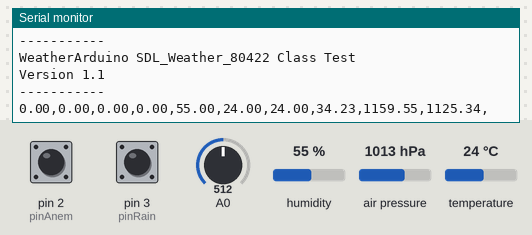
Simulated run of this sketch. Board: Arduino Uno, built with avr-gcc and run on an emulated ATmega328P. On the bench: the last lines printed to the serial monitor. Inputs (shaded band) come from the test bench; at power-on: humidity 55 %, A0 = 512, pin 2 (pinAnem) HIGH, pin 3 (pinRain) HIGH, air pressure 1013 hPa, temperature 24 °C.

Above: at 1.2 s.
1.3 s: humidity set to 22 %
At 4.1 s:
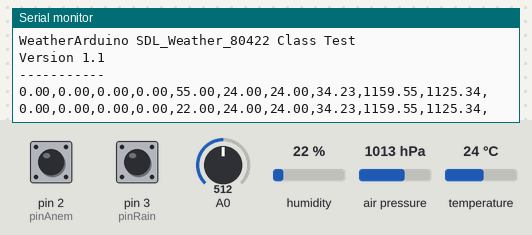
4.5 s: A0 set to 716
At 7.4 s:
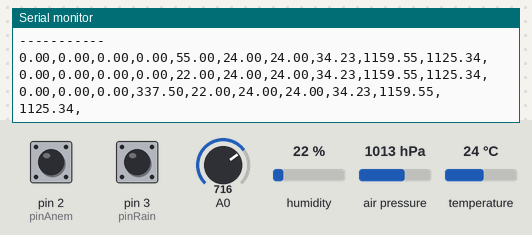
7.7 s: pin 2 (pinAnem) pulled LOW for 2.8 s
12.0 s: pin 3 (pinRain) pulled LOW for 2.8 s
At 16.1 s:
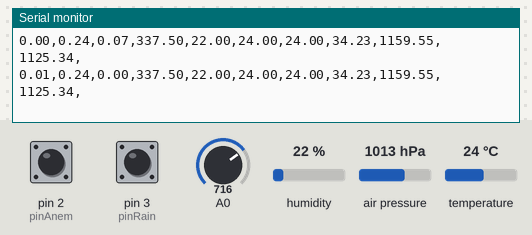
16.3 s: air pressure set to 952 hPa
At 19.3 s:
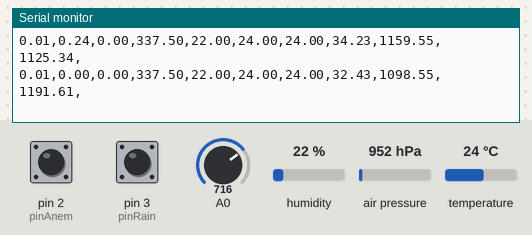
19.5 s: temperature set to 12 °C
At 22.8 s:
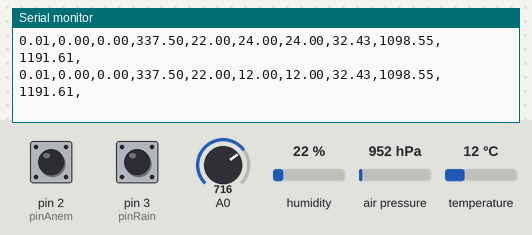

The sketch:

SDL_Weather_Board.ino
```cpp
/*
  SDL_Weather_80422.cpp - Library for SwitchDoc Labs WeatherRack.
  SparkFun Weather Station Meters
  Argent Data Systems
  Created by SwitchDoc Labs July 27, 2014.
  Released into the public domain.
  Version 1.1 - updated constants to suppport 3.3V

  Supports WeatherPiArduino Board www.switchdoc.com

  Modified by K7BBR, Brandon Rasmussen 2018
*/
#include <Wire.h>
#include <Time.h>
#include <Adafruit_AM2315.h>
#include <Adafruit_BMP280.h>
#include "SDL_Weather_80422.h"

#define pinLED     13 // LED connected to digital pin 13
#define pinAnem    2  // Anenometer connected to pin 18 - Int 5 - Mega   Int 0 Uno / Uno pin 2
#define pinRain    3  // Rain Gauge connected to pin 2 - Int 0 - Mega   / Uno Pin 3
#define intAnem    0  // int 0 (for Arduino Uno) Int 5 for mega
#define intRain    1  // int 1
#define ELEV       4.31377 //Elevation factor to add to pressure to get equivalent sea level pressure in inches 4.25377
#define ELEVMB     146.555 //Elevation factor to add to pressure in mb 129.665

// for mega, have to use Port B - only Port B works.
/*
 Arduino Pins         PORT
 ------------         ----
 Digital 0-7          D
 Digital 8-13         B
 Analog  0-5          C
*/

//Initialize the AM2315 Temperature Probe library
Adafruit_AM2315 am2315;

//Initialize the BMP280 Barometer and temperature and alitmeter library
Adafruit_BMP280 bmp; // I2C

// initialize SDL_Weather_80422 library
SDL_Weather_80422 weatherStation(pinAnem, pinRain, intAnem, intRain, A0, SDL_MODE_INTERNAL_AD);

uint8_t i;
float currentWindSpeed;
float currentWindGust;
float totalRain;
float currentPressurePa;
float currentPressureMb;
float currentPressureIn;
float pressureIn;
float pressureMb;

void setup()
{
  Serial.begin(57600);

//Check to see if the AM2315 Temperature/Humidity probe is working
if (! am2315.begin())
    {
     Serial.println("Sensor not found, check wiring & pullups!");
    }

//Check to see if BMp280 senseor is working
if (!bmp.begin())
    {
    Serial.println(F("Could not find a valid BMP280 sensor, check wiring!"));
    //while (1);
    }

 Serial.println("-----------");
 Serial.println("WeatherArduino SDL_Weather_80422 Class Test");
 Serial.println("Version 1.1");
 Serial.println("-----------");
      weatherStation.setWindMode(SDL_MODE_SAMPLE, 5.0);
      //weatherStation.setWindMode(SDL_MODE_DELAY, 5.0);
      totalRain = 0.0;
}

void loop()
{
  currentWindSpeed = weatherStation.current_wind_speed()/1.6;
  currentWindGust = weatherStation.get_wind_gust()/1.6;
  totalRain = totalRain + weatherStation.get_current_rain_total()/25.4;
  Serial.print(totalRain);//0
  Serial.print(",");
  Serial.print(currentWindSpeed);//1
  Serial.print(",");
  Serial.print(currentWindGust);//2
  Serial.print(",");
  Serial.print(weatherStation.current_wind_direction());//3
  Serial.print(",");
  Serial.print(am2315.readHumidity());//4
  delay(50); //AM2315 requires a pause in the query or else you'll get 'nan' for the value
  Serial.print(",");
  Serial.print(am2315.readTemperature());//5
  Serial.print(F(","));
  Serial.print(bmp.readTemperature());//6
  Serial.print(F(","));
  /*Convert air pressure from Pascals to inches and mb */
  currentPressurePa = (bmp.readPressure());
  currentPressureIn = currentPressurePa*0.00029530;
  currentPressureMb =  currentPressurePa/100;
  pressureIn = currentPressureIn + ELEV;
  pressureMb = currentPressureMb +ELEVMB;

  Serial.print(pressureIn, 2);//7
  Serial.print(",");
  Serial.print(pressureMb, 2);//8
  Serial.print(",");
  Serial.print(bmp.readAltitude(pressureMb));//this should be adjusted for your local altimeter setting 9
  Serial.println(",");

  delay(3000);
}
```

SDL_Weather_80422.cpp
```cpp
/*
  SDL_Weather_80422.cpp - Library for SwitchDoc Labs WeatherRack.
   SparkFun Weather Station Meters
  Argent Data Systems
  Created by SwitchDoc Labs July 27, 2014.
  Released into the public domain.
    Version 1.1 - updated constants to suppport 3.3V
    Version 1.6 - Support for ADS1015 in WeatherPiArduino Board February 7, 2015
*/

#include "Arduino.h"

#include <Time.h>
#include "SDL_Weather_80422.h"


#include "Adafruit_ADS1015.h"


Adafruit_ADS1015 ads1015;


//#define NO_PORTC_PINCHANGES // to indicate that port c will not be used for pin change interrupts
//#define NO_PORTD_PINCHANGES // to indicate that port d will not be used for pin change interrupts
//
//#include "PinChangeInt.h"

// private functions


boolean fuzzyCompare(float compareValue, float value)
{
  #define VARYVALUE 0.05

   if ( (value > (compareValue * (1.0-VARYVALUE)))  && (value < (compareValue *(1.0+VARYVALUE))) )
   {

     return true;

   }

   return false;


}

float voltageToDegrees(float value, float defaultWindDirection)
{

  // Note:  The original documentation for the wind vane says 16 positions.  Typically only recieve 8 positions.  And 315 degrees was wrong.

  // For 5V, use 1.0.  For 3.3V use 0.66
#define ADJUST3OR5 0.66
#define PowerVoltage 3.3

  if (fuzzyCompare(3.84 * ADJUST3OR5 , value))
      return 0.0;

  if (fuzzyCompare(1.98 * ADJUST3OR5, value))
      return 22.5;

  if (fuzzyCompare(2.25 * ADJUST3OR5, value))
      return 45;

  if (fuzzyCompare(0.41 * ADJUST3OR5, value))
      return 67.5;

  if (fuzzyCompare(0.45 * ADJUST3OR5, value))
      return 90.0;

  if (fuzzyCompare(0.32 * ADJUST3OR5, value))
      return 112.5;

  if (fuzzyCompare(0.90 * ADJUST3OR5, value))
      return 135.0;

  if (fuzzyCompare(0.62 * ADJUST3OR5, value))
      return 157.5;

  if (fuzzyCompare(1.40 * ADJUST3OR5, value))
      return 180;

  if (fuzzyCompare(1.19 * ADJUST3OR5, value))
      return 202.5;

  if (fuzzyCompare(3.08 * ADJUST3OR5, value))
      return 225;

  if (fuzzyCompare(2.93 * ADJUST3OR5, value))
      return 247.5;

  if (fuzzyCompare(4.62 * ADJUST3OR5, value))
      return 270.0;

  if (fuzzyCompare(4.04 * ADJUST3OR5, value))
      return 292.5;

  if (fuzzyCompare(4.34 * ADJUST3OR5, value))  // chart in documentation wrong
      return 315.0;

  if (fuzzyCompare(3.43 * ADJUST3OR5, value))
      return 337.5;

  //Serial.print(" FAIL WIND DIRECTION");
  return defaultWindDirection;  // return previous value if not found


}


// Interrupt routines
// for mega, have to use Port B - only Port B works.
/*
Interrupt 4 - Pin 19
Interrupt 5 - Pin 18

*/


unsigned long lastWindTime;


void serviceInterruptAnem()
{
  unsigned long currentTime= (unsigned long)(micros()-lastWindTime);

  lastWindTime=micros();
  if(currentTime>1000)   // debounce
  {
     SDL_Weather_80422::_currentWindCount++;
    if(currentTime<SDL_Weather_80422::_shortestWindTime)
    {
     SDL_Weather_80422::_shortestWindTime=currentTime;
    }

  }


}


unsigned long currentRainMin;
unsigned long lastRainTime;

void serviceInterruptRain()
{
  unsigned long currentTime=(unsigned long) (micros()-lastRainTime);

  lastRainTime=micros();
  if(currentTime>500)   // debounce
  {
       SDL_Weather_80422::_currentRainCount++;
//      interrupt_count[19]++;
    if(currentTime<currentRainMin)
    {
     currentRainMin=currentTime;
    }

  }


//  interrupt_count[18]++;


}

long SDL_Weather_80422::_currentWindCount =0;
long SDL_Weather_80422::_currentRainCount =0;
unsigned long SDL_Weather_80422::_shortestWindTime =0;


SDL_Weather_80422::SDL_Weather_80422(int pinAnem, int pinRain, int intAnem, int intRain, int ADChannel, int ADMode)
{
  //pinMode(pinAnem, INPUT);
  //pinMode(pinRain, INPUT);
  _pinAnem = pinAnem;
  _pinRain = pinRain;
  _intAnem = intAnem;
  _intRain = intRain;
  _ADChannel = ADChannel;
  _ADMode = ADMode;


  _currentRainCount = 0;
  _currentWindCount = 0;
  _currentWindSpeed = 0.0;
  _currentWindDirection = 0.0;

  lastWindTime = 0;
  _shortestWindTime = 0xffffffff;

  _sampleTime = 5.0;
  _selectedMode = SDL_MODE_SAMPLE;

  _startSampleTime = micros();

   // set up interrupts


  pinMode(pinAnem, INPUT);	   // pinAnem is input to which a switch is connected
  digitalWrite(pinAnem, HIGH);   // Configure internal pull-up resistor
  pinMode(pinRain, INPUT);	   // pinRain is input to which a switch is connected
  digitalWrite(pinRain, HIGH);   // Configure internal pull-up resistor
  attachInterrupt(_intAnem, serviceInterruptAnem, RISING);
  attachInterrupt(_intRain, serviceInterruptRain, RISING);


    if (_ADMode == SDL_MODE_I2C_ADS1015)
        ads1015.begin();
}


float SDL_Weather_80422::get_current_rain_total()
{
        float rain_amount = 0.2794 * _currentRainCount/2;  // mm of rain - we get two interrupts per bucket
        _currentRainCount = 0;
	return rain_amount;
}

#define WIND_FACTOR 2.400
float SDL_Weather_80422::current_wind_speed() // in milliseconds
{

  if (_selectedMode == SDL_MODE_SAMPLE)
  {
    _currentWindSpeed = get_current_wind_speed_when_sampling();
  }
  else
  {
    // km/h * 1000 msec

    _currentWindCount = 0;
    delay(_sampleTime*1000);
    _currentWindSpeed = ((float)_currentWindCount/_sampleTime) * WIND_FACTOR;
   }
  return _currentWindSpeed;
}

float SDL_Weather_80422::get_wind_gust()
{


  unsigned long latestTime;
  latestTime =_shortestWindTime;
  _shortestWindTime=0xffffffff;
  double time=latestTime/1000000.0;  // in microseconds

  return (1/(time))*WIND_FACTOR/2;

}

float SDL_Weather_80422::current_wind_direction()
{
    float voltageValue;

    float Vcc = PowerVoltage;

    if (_ADMode == SDL_MODE_I2C_ADS1015)
    {
      int value = ads1015.readADC_SingleEnded(1);   // AIN1 wired to wind vane on WeatherPiArduino
      voltageValue = value*0.003f;

    }
    else
    {
      // use internal A/D converter

      voltageValue = (analogRead(_ADChannel)/1023.0)*Vcc;


    }

    float direction = voltageToDegrees(voltageValue, _currentWindDirection);

    return direction;
}


float SDL_Weather_80422::current_wind_direction_voltage()
{
    float voltageValue;

    float Vcc = PowerVoltage;

    if (_ADMode == SDL_MODE_I2C_ADS1015)
    {
      int value = ads1015.readADC_SingleEnded(1);   // AIN1 wired to wind vane on WeatherPiArduino
      voltageValue = value*0.003f;

    }
    else
    {
      // use internal A/D converter

      voltageValue = (analogRead(_ADChannel)/1023.0)*Vcc;


    }


    return voltageValue;
}

void SDL_Weather_80422::reset_rain_total()
{
	_currentRainCount = 0;
}

float SDL_Weather_80422::accessInternalCurrentWindDirection()
{
   return _currentWindDirection;
}

void SDL_Weather_80422::reset_wind_gust()
{
   _shortestWindTime = 0xffffffff;
}

// ongoing samples in wind

void SDL_Weather_80422::startWindSample(float sampleTime)
{

      _startSampleTime = micros();

      _sampleTime = sampleTime;

}


float SDL_Weather_80422::get_current_wind_speed_when_sampling()
{

   unsigned long compareValue;
   compareValue = _sampleTime*1000000;

   if (micros() - _startSampleTime >= compareValue)
    {
      // sample time exceeded, calculate currentWindSpeed
      float _timeSpan;
 //     _timeSpan = (unsigned long)(micros() - _startSampleTime);
      _timeSpan = (micros() - _startSampleTime);

      _currentWindSpeed = ((float)_currentWindCount/(_timeSpan)) * WIND_FACTOR*1000000;

      _currentWindCount = 0;

      _startSampleTime = micros();


      }
      else
      {
        //Serial.println("NOT Triggered");
        //Serial.print("time = ");
        //Serial.println(micros() - _startSampleTime);
        // if not, then return last wind speed

      }


    return _currentWindSpeed;
}

void SDL_Weather_80422::setWindMode(int selectedMode, float sampleTime)  // time in seconds
{

  _sampleTime = sampleTime;
  _selectedMode = selectedMode;

  if (_selectedMode == SDL_MODE_SAMPLE)
  {
    startWindSample(_sampleTime);
  }


}
```

SDL_Weather_80422.h
```cpp
/*
  SDL_Weather_80422.h - Library for Weather Sensor
  Designed for:  SwitchDoc Labs WeatherRack www.switchdoc.com
  Argent Data Systems
  SparkFun Weather Station Meters
  Created by SwitchDoc Labs July 27, 2014.
  Released into the public domain.
    Version 1.1 - updated constants to suppport 3.3V
    Version 1.6 - Support for ADS1015 in WeatherPiArduino Board February 7, 2015
*/
#ifndef SDL_Weather_80422_h
#define SDL_Weather_80422_h

#define SDL_MODE_INTERNAL_AD 0
#define SDL_MODE_I2C_ADS1015 1

// sample mode means return immediately.  THe wind speed is averaged at sampleTime or when you ask, whichever is longer
#define SDL_MODE_SAMPLE 0
// Delay mode means to wait for sampleTime and the average after that time.
#define SDL_MODE_DELAY 1

// Note:  If you are using the SDL_MODE_I2C_ADS105, then A0 port is not used.  Hardwired to ADC-1 on ADS1015


#include "Arduino.h"


extern "C" void serviceInterruptAnem(void)  __attribute__ ((signal));
extern "C" void serviceInterruptRain(void)  __attribute__ ((signal));
class SDL_Weather_80422
{
  public:
    SDL_Weather_80422(int pinAnem, int pinRain, int intAnem, int intRain, int ADChannel, int ADMode);

    float get_current_rain_total();
    float current_wind_speed();
    float current_wind_direction();
    float current_wind_direction_voltage();
    float get_wind_gust();
    void reset_rain_total();
    void reset_wind_gust();

    void setWindMode(int selectedMode, float sampleTime);  // time in seconds


    static unsigned long _shortestWindTime;
    static long _currentRainCount;
    static long _currentWindCount;


    float accessInternalCurrentWindDirection();

  friend void serviceInterruptAnem();
  friend void serviceInterruptRain();

  private:


    int _pinAnem;
    int _pinRain;
    int _intAnem;
    int _intRain;
    int _ADChannel;
    int _ADMode;
    float _sampleTime;
    int _selectedMode;


    unsigned long _startSampleTime;


    float _currentWindSpeed;

    float _currentWindDirection;

    void startWindSample(float sampleTime);
    float get_current_wind_speed_when_sampling();
};

#endif
```

Measured:
- after the input at 1.3 s, the serial monitor: prints a new line after 1.8 s (image 1)
- after the input at 4.5 s, the serial monitor: prints a new line after 1.7 s (image 2)
- after the input at 12.0 s, the serial monitor: prints a new line after 3.5 s (image 3)
- after the input at 16.3 s, the serial monitor: prints a new line after 2.3 s (image 4)
- after the input at 19.5 s, the serial monitor: prints a new line after 2.2 s (image 5)
